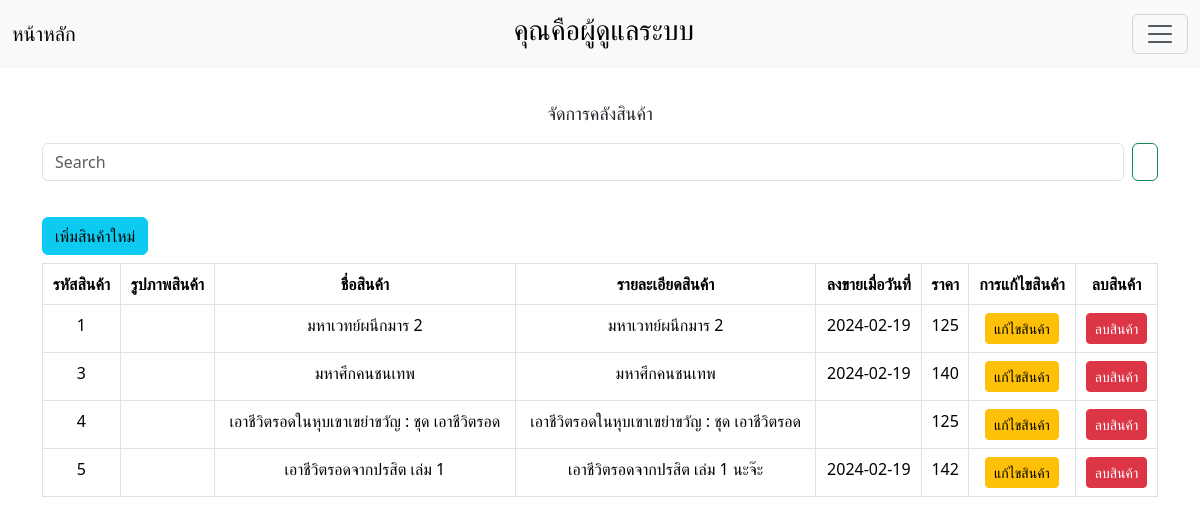
The page /product_page.php on the database its author committed.
### tables this page shows
CREATE TABLE `tb_product` (
  `p_id` int(11) NOT NULL,
  `p_name` varchar(255) NOT NULL,
  `detail` text DEFAULT NULL,
  `description` text NOT NULL,
  `p_price` int(11) NOT NULL,
  `p_date` date DEFAULT current_timestamp(),
  `p_num` int(11) DEFAULT NULL
);

### product_page.php (the view, shortened to what this page needs)
<?php
include 'condb.php';
$sql = "SELECT `p_id`, `p_name`, `p_price`, `detail`, `p_num`, `description`, `p_date`
FROM `tb_product` WHERE 1";
?>
<!DOCTYPE html>
<html lang="en">
<head>
    <link href="https://cdn.jsdelivr.net/npm/bootstrap@5.3.2/dist/css/bootstrap.min.css" rel="stylesheet">
</head>
<body>
    <nav class="navbar bg-body-tertiary fixed-top">
        <div class="container-fluid">
            <a class="navbar-brand" href="admin_page.php">หน้าหลัก</a>
            <a class="navbar-brand"><h3>คุณคือผู้ดูแลระบบ</h3></a>
            <button class="navbar-toggler" type="button" data-bs-toggle="offcanvas" data-bs-target="#offcanvasNavbar" aria-controls="offcanvasNavbar" aria-label="Toggle navigation">
                <span class="navbar-toggler-icon"></span>
            </button>
        </div>
    </nav>
    <div class="container">
        <div style="margin-top: 100px;">
            <p style="text-align: center;font-size:large;">จัดการคลังสินค้า</p>
            <form class="d-flex" role="search" method="GET" action="search_admin_product.php">
        <input class="form-control me-2" type="search" name="query" placeholder="Search" aria-label="Search">
        <button class="btn btn-outline-success" type="submit">
        </button>
    </form>
        </div>
    </div>
    <div class="container" style="margin-top:20px;">
        <a href="frm_addpd.php" class="btn btn-info mt-3" >เพิ่มสินค้าใหม่</a>
        <table class="table table-bordered mt-2">
            <thead>
                <tr class="text-center">
                    <th>รหัสสินค้า</th>
                    <th>รูปภาพสินค้า</th>
                    <th>ชื่อสินค้า</th>
                    <th>รายละเอียดสินค้า</th>
                    <th>ลงขายเมื่อวันที่</th>
                    <th>ราคา</th>
                    <th>การแก้ไขสินค้า</th>
                    <th>ลบสินค้า</th>
                </tr>
            </thead>
            <tbody class="text-center">
                <?php
                if ($re = mysqli_query($con, $sql)) {
                    while ($row = mysqli_fetch_array($re)) {
                ?>
                        <tr>
                            <td><?= $row['p_id'] ?></td>
                            <td><img src="<?= $row['detail'] ?>" alt="" style="width: 100px;" class="img-fluid"></td>
                            <td><?= $row['p_name'] ?></td>
                            <td><?= $row['description'] ?></td>
                            <td><?= $row['p_date'] ?></td>
                            <td><?= $row['p_price'] ?></td>
                            <td>
                                <a href="frm_edit.php?p_id=<?= $row['p_id'] ?>" class="btn btn-warning btn-sm">แก้ไขสินค้า</a>
                            </td>
                            <td>
                                <a href="delete.php?p_id=<?= $row['p_id'] ?>" class="btn btn-danger btn-sm">ลบสินค้า</a>
                            </td>
                        </tr>
                <?php
                    }
                }
                ?>
            </tbody>
        </table>
    </div>
</body>
</html>

### rows shown on the page
tb_product: p_id "1", p_name "มหาเวทย์ผนึกมาร 2", description "มหาเวทย์ผนึกมาร 2", p_date "2024-02-19", p_price "125"
tb_product: p_id "3", p_name "มหาศึกคนชนเทพ", description "มหาศึกคนชนเทพ", p_date "2024-02-19", p_price "140"
tb_product: p_id "4", p_name "เอาชีวิตรอดในหุบเขาเขย่าขวัญ : ชุด เอาชีวิตรอด", description "เอาชีวิตรอดในหุบเขาเขย่าขวัญ : ชุด เอาชีวิตรอด", p_price "125"
tb_product: p_id "5", p_name "เอาชีวิตรอดจากปรสิต เล่ม 1", description "เอาชีวิตรอดจากปรสิต เล่ม 1 นะจ๊ะ", p_date "2024-02-19", p_price "142"
